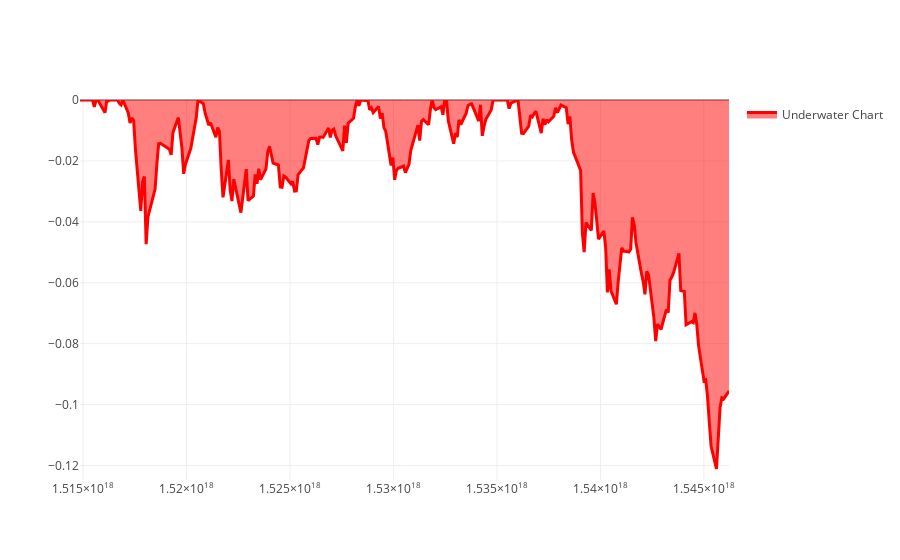

Write notebook code for a chart like this one.
### Code cell
make_plot_filled(stat.coords['time'].to_pandas(), stat.loc[:, 'underwater'].values, color="red", name="Underwater Chart", range_max= 0)

### Figure 1 — Plotly figure (JSON) as saved in the notebook; plotly's stock layout.template omitted (floating-point values rounded to 4 significant figures; data arrays with more than 128 entries replaced by an {"elided": "..."} marker saying what was removed)
{"data": [{"fill": "tonexty", "line": {"color": "red", "width": 3}, "name": "Underwater Chart", "type": "scatter", "uid": "886898ed-fe1b-40ec-bd93-9221657f3dd8", "x": {"elided": "251 int values"}, "y": {"elided": "251 float values"}}], "layout": {"showlegend": true, "yaxis": {"range": [-0.1248, 0]}}}
